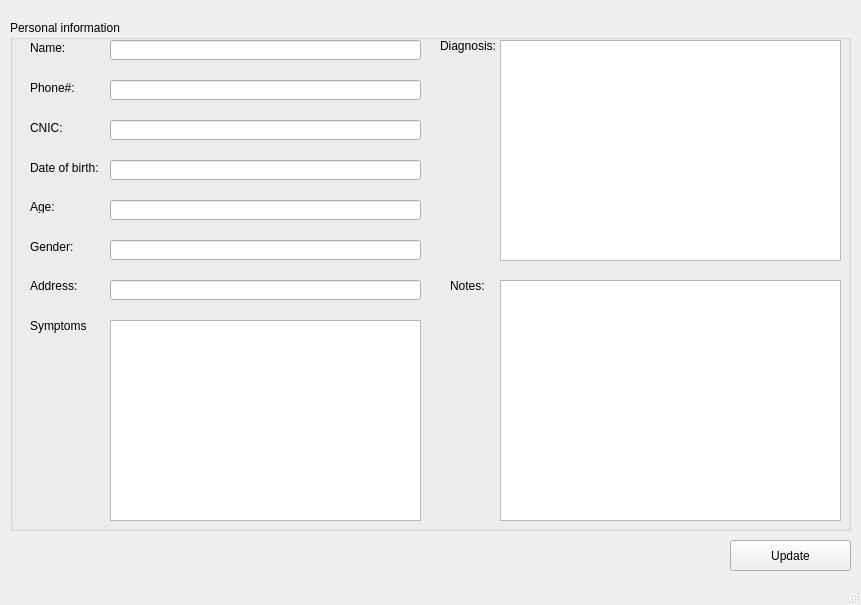
<?xml version="1.0" encoding="UTF-8"?>
<ui version="4.0">
 <class>MainWindow</class>
 <widget class="QMainWindow" name="MainWindow">
  <property name="windowModality">
   <enum>Qt::ApplicationModal</enum>
  </property>
  <property name="geometry">
   <rect>
    <x>0</x>
    <y>0</y>
    <width>861</width>
    <height>605</height>
   </rect>
  </property>
  <property name="windowTitle">
   <string>MainWindow</string>
  </property>
  <widget class="QWidget" name="centralwidget">
   <widget class="QGroupBox" name="groupBox">
    <property name="geometry">
     <rect>
      <x>10</x>
      <y>20</y>
      <width>841</width>
      <height>511</height>
     </rect>
    </property>
    <property name="title">
     <string>Personal information</string>
    </property>
    <widget class="QLabel" name="label_2">
     <property name="geometry">
      <rect>
       <x>20</x>
       <y>20</y>
       <width>61</width>
       <height>16</height>
      </rect>
     </property>
     <property name="text">
      <string>Name:</string>
     </property>
    </widget>
    <widget class="QLabel" name="label_3">
     <property name="geometry">
      <rect>
       <x>20</x>
       <y>100</y>
       <width>71</width>
       <height>16</height>
      </rect>
     </property>
     <property name="text">
      <string>CNIC:</string>
     </property>
    </widget>
    <widget class="QLineEdit" name="lineName">
     <property name="geometry">
      <rect>
       <x>100</x>
       <y>20</y>
       <width>311</width>
       <height>20</height>
      </rect>
     </property>
     <property name="readOnly">
      <bool>true</bool>
     </property>
    </widget>
    <widget class="QLabel" name="label_4">
     <property name="geometry">
      <rect>
       <x>20</x>
       <y>140</y>
       <width>71</width>
       <height>16</height>
      </rect>
     </property>
     <property name="text">
      <string>Date of birth:</string>
     </property>
    </widget>
    <widget class="QLabel" name="label_5">
     <property name="geometry">
      <rect>
       <x>20</x>
       <y>220</y>
       <width>47</width>
       <height>13</height>
      </rect>
     </property>
     <property name="text">
      <string>Gender:</string>
     </property>
    </widget>
    <widget class="QLabel" name="label_6">
     <property name="geometry">
      <rect>
       <x>20</x>
       <y>180</y>
       <width>47</width>
       <height>13</height>
      </rect>
     </property>
     <property name="text">
      <string>Age: </string>
     </property>
    </widget>
    <widget class="QLabel" name="label_7">
     <property name="geometry">
      <rect>
       <x>20</x>
       <y>60</y>
       <width>81</width>
       <height>16</height>
      </rect>
     </property>
     <property name="text">
      <string>Phone#: </string>
     </property>
    </widget>
    <widget class="QLineEdit" name="linePhone">
     <property name="geometry">
      <rect>
       <x>100</x>
       <y>60</y>
       <width>311</width>
       <height>20</height>
      </rect>
     </property>
     <property name="readOnly">
      <bool>true</bool>
     </property>
    </widget>
    <widget class="QLineEdit" name="lineAge">
     <property name="geometry">
      <rect>
       <x>100</x>
       <y>180</y>
       <width>311</width>
       <height>20</height>
      </rect>
     </property>
     <property name="readOnly">
      <bool>true</bool>
     </property>
    </widget>
    <widget class="QLineEdit" name="lineCNIC">
     <property name="geometry">
      <rect>
       <x>100</x>
       <y>100</y>
       <width>311</width>
       <height>20</height>
      </rect>
     </property>
     <property name="readOnly">
      <bool>true</bool>
     </property>
    </widget>
    <widget class="QLabel" name="label_8">
     <property name="geometry">
      <rect>
       <x>20</x>
       <y>250</y>
       <width>81</width>
       <height>31</height>
      </rect>
     </property>
     <property name="text">
      <string>Address:</string>
     </property>
    </widget>
    <widget class="QLineEdit" name="lineDOB">
     <property name="geometry">
      <rect>
       <x>100</x>
       <y>140</y>
       <width>311</width>
       <height>20</height>
      </rect>
     </property>
     <property name="readOnly">
      <bool>true</bool>
     </property>
    </widget>
    <widget class="QLineEdit" name="lineGender">
     <property name="geometry">
      <rect>
       <x>100</x>
       <y>220</y>
       <width>311</width>
       <height>20</height>
      </rect>
     </property>
     <property name="readOnly">
      <bool>true</bool>
     </property>
    </widget>
    <widget class="QLabel" name="label_9">
     <property name="geometry">
      <rect>
       <x>20</x>
       <y>290</y>
       <width>81</width>
       <height>31</height>
      </rect>
     </property>
     <property name="text">
      <string>Symptoms</string>
     </property>
    </widget>
    <widget class="QListWidget" name="listwidgetSymptoms">
     <property name="geometry">
      <rect>
       <x>100</x>
       <y>300</y>
       <width>311</width>
       <height>201</height>
      </rect>
     </property>
     <property name="selectionMode">
      <enum>QAbstractItemView::NoSelection</enum>
     </property>
    </widget>
    <widget class="QLineEdit" name="lineAddress">
     <property name="geometry">
      <rect>
       <x>100</x>
       <y>260</y>
       <width>311</width>
       <height>20</height>
      </rect>
     </property>
     <property name="readOnly">
      <bool>true</bool>
     </property>
    </widget>
    <widget class="QLabel" name="label_10">
     <property name="geometry">
      <rect>
       <x>430</x>
       <y>10</y>
       <width>81</width>
       <height>31</height>
      </rect>
     </property>
     <property name="text">
      <string>Diagnosis:</string>
     </property>
    </widget>
    <widget class="QLabel" name="label_11">
     <property name="geometry">
      <rect>
       <x>440</x>
       <y>250</y>
       <width>81</width>
       <height>31</height>
      </rect>
     </property>
     <property name="text">
      <string>Notes:</string>
     </property>
    </widget>
    <widget class="QPlainTextEdit" name="plaintexteditDiagnosis">
     <property name="geometry">
      <rect>
       <x>490</x>
       <y>20</y>
       <width>341</width>
       <height>221</height>
      </rect>
     </property>
    </widget>
    <widget class="QPlainTextEdit" name="plaintexteditNotes">
     <property name="geometry">
      <rect>
       <x>490</x>
       <y>260</y>
       <width>341</width>
       <height>241</height>
      </rect>
     </property>
    </widget>
   </widget>
   <widget class="QPushButton" name="pushUpdate">
    <property name="geometry">
     <rect>
      <x>730</x>
      <y>540</y>
      <width>121</width>
      <height>31</height>
     </rect>
    </property>
    <property name="text">
     <string>Update</string>
    </property>
   </widget>
  </widget>
  <widget class="QStatusBar" name="statusbar"/>
 </widget>
 <resources/>
 <connections/>
</ui>
